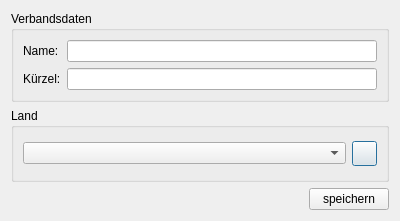
<?xml version="1.0" encoding="UTF-8"?>
<ui version="4.0">
 <class>StateDialog</class>
 <widget class="QDialog" name="StateDialog">
  <property name="geometry">
   <rect>
    <x>0</x>
    <y>0</y>
    <width>400</width>
    <height>221</height>
   </rect>
  </property>
  <property name="windowTitle">
   <string>TurnFix - Verbandsdaten</string>
  </property>
  <property name="windowIcon">
   <iconset resource="../resources/TurnFix.qrc">
    <normaloff>:/appicons/icon.png</normaloff>:/appicons/icon.png</iconset>
  </property>
  <layout class="QGridLayout" name="gridLayout">
   <item row="0" column="0">
    <widget class="QGroupBox" name="dataBox">
     <property name="sizePolicy">
      <sizepolicy hsizetype="Expanding" vsizetype="Fixed">
       <horstretch>0</horstretch>
       <verstretch>0</verstretch>
      </sizepolicy>
     </property>
     <property name="title">
      <string>Verbandsdaten</string>
     </property>
     <layout class="QGridLayout" name="gridLayout_2">
      <item row="0" column="0">
       <widget class="QLabel" name="nameLabel">
        <property name="text">
         <string>Name:</string>
        </property>
       </widget>
      </item>
      <item row="1" column="0">
       <widget class="QLabel" name="codeLabel">
        <property name="text">
         <string>Kürzel:</string>
        </property>
       </widget>
      </item>
      <item row="0" column="1">
       <widget class="QLineEdit" name="txt_name"/>
      </item>
      <item row="1" column="1">
       <widget class="QLineEdit" name="txt_kuerzel">
        <property name="maxLength">
         <number>8</number>
        </property>
       </widget>
      </item>
     </layout>
    </widget>
   </item>
   <item row="1" column="0">
    <widget class="QGroupBox" name="countryBox">
     <property name="title">
      <string>Land</string>
     </property>
     <layout class="QGridLayout" name="gridLayout_3">
      <item row="0" column="0" colspan="2">
       <widget class="QComboBox" name="cmb_land"/>
      </item>
      <item row="0" column="2">
       <widget class="QPushButton" name="but_addl">
        <property name="sizePolicy">
         <sizepolicy hsizetype="Fixed" vsizetype="Fixed">
          <horstretch>0</horstretch>
          <verstretch>0</verstretch>
         </sizepolicy>
        </property>
        <property name="minimumSize">
         <size>
          <width>25</width>
          <height>25</height>
         </size>
        </property>
        <property name="maximumSize">
         <size>
          <width>25</width>
          <height>25</height>
         </size>
        </property>
        <property name="toolTip">
         <string>Strg++</string>
        </property>
        <property name="icon">
         <iconset resource="../resources/TurnFix.qrc">
          <normaloff>:/appicons/plus.png</normaloff>:/appicons/plus.png</iconset>
        </property>
        <property name="iconSize">
         <size>
          <width>15</width>
          <height>15</height>
         </size>
        </property>
        <property name="shortcut">
         <string>Ctrl++</string>
        </property>
       </widget>
      </item>
     </layout>
    </widget>
   </item>
   <item row="2" column="0">
    <widget class="QPushButton" name="but_save">
     <property name="sizePolicy">
      <sizepolicy hsizetype="Fixed" vsizetype="Fixed">
       <horstretch>0</horstretch>
       <verstretch>0</verstretch>
      </sizepolicy>
     </property>
     <property name="layoutDirection">
      <enum>Qt::RightToLeft</enum>
     </property>
     <property name="text">
      <string>speichern</string>
     </property>
    </widget>
   </item>
  </layout>
 </widget>
 <resources>
  <include location="../resources/TurnFix.qrc"/>
 </resources>
 <connections/>
</ui>
